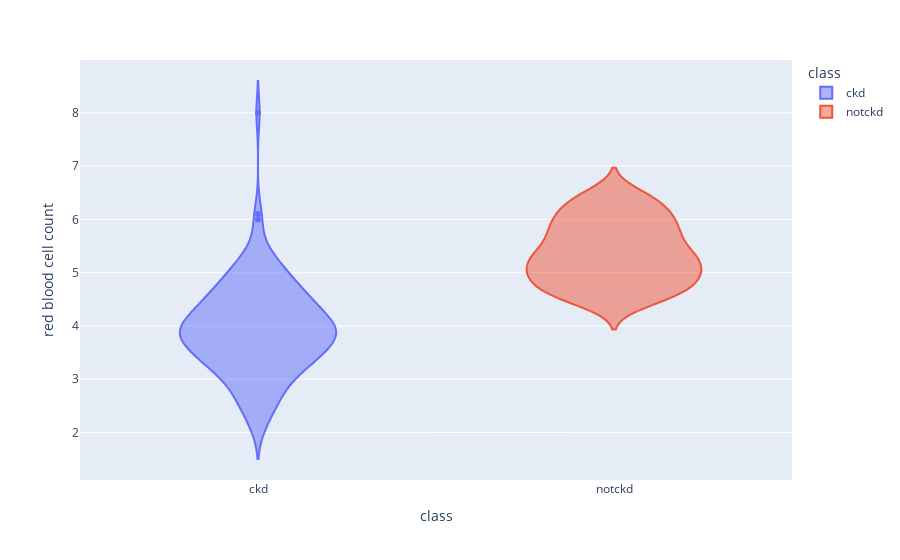

The cell this chart's notebook holds for it:
### Code cell
px.violin(df,y='red blood cell count',x='class',color='class')

### Figure 1 — Plotly figure (JSON) as saved in the notebook; plotly's stock layout.template omitted (floating-point values rounded to 4 significant figures; data arrays with more than 128 entries replaced by an {"elided": "..."} marker saying what was removed)
{"data": [{"alignmentgroup": "True", "box": {"visible": false}, "hovertemplate": "class=%{x}<br>red blood cell count=%{y}<extra></extra>", "legendgroup": "ckd", "marker": {"color": "#636efa"}, "name": "ckd", "offsetgroup": "ckd", "orientation": "v", "scalegroup": "True", "showlegend": true, "type": "violin", "x": {"elided": "250 str values"}, "x0": " ", "xaxis": "x", "y": {"elided": "250 float values"}, "y0": " ", "yaxis": "y"}, {"alignmentgroup": "True", "box": {"visible": false}, "hovertemplate": "class=%{x}<br>red blood cell count=%{y}<extra></extra>", "legendgroup": "notckd", "marker": {"color": "#EF553B"}, "name": "notckd", "offsetgroup": "notckd", "orientation": "v", "scalegroup": "True", "showlegend": true, "type": "violin", "x": {"elided": "150 str values"}, "x0": " ", "xaxis": "x", "y": {"elided": "150 float values"}, "y0": " ", "yaxis": "y"}], "layout": {"autosize": true, "legend": {"title": {"text": "class"}, "tracegroupgap": 0}, "margin": {"t": 60}, "violinmode": "overlay", "xaxis": {"anchor": "y", "autorange": true, "categoryarray": ["ckd", "notckd"], "categoryorder": "array", "domain": [0, 1], "range": [-0.5, 1.5], "title": {"text": "class"}, "type": "category"}, "yaxis": {"anchor": "x", "autorange": true, "domain": [0, 1], "range": [1.109, 8.991], "title": {"text": "red blood cell count"}, "type": "linear"}}}
